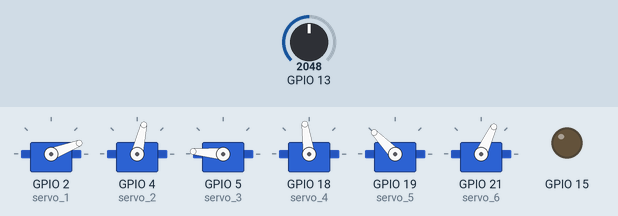
Simulated run of this sketch. Board: ESP32. Shown: 6 × servo, output pins drawn as LEDs (lit = HIGH). The test bench sets the inputs (shaded band); at power-on: GPIO 13 = 2048. What the sketch prints to the serial monitor is not drawn.

Above: at 1.2 s.
1.3 s: GPIO 13 set to 2104
At 2.3 s:
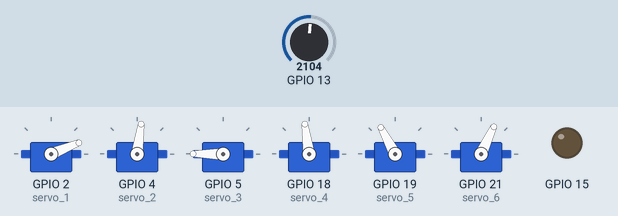
4.3 s: GPIO 13 set to 2047
At 6.0 s:
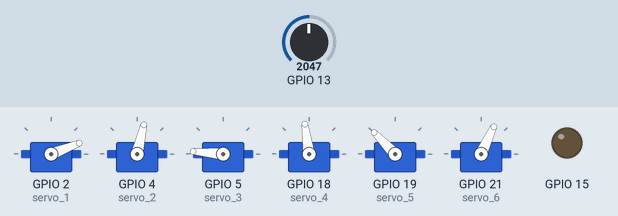
7.3 s: GPIO 13 set to 1228
At 8.5 s:
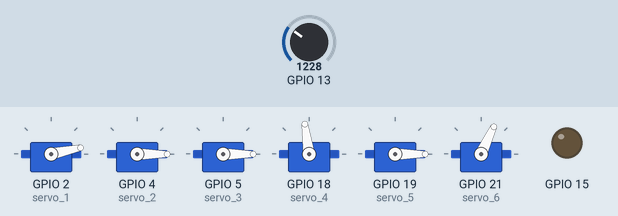
10.3 s: GPIO 13 set to 2866
At 12.2 s:
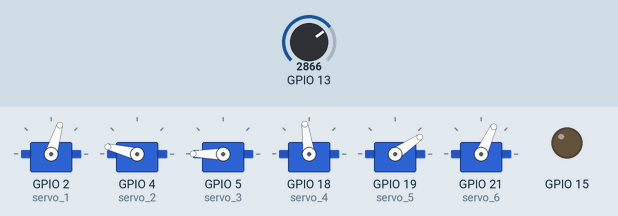
13.3 s: GPIO 13 set to 3603
At 14.7 s:
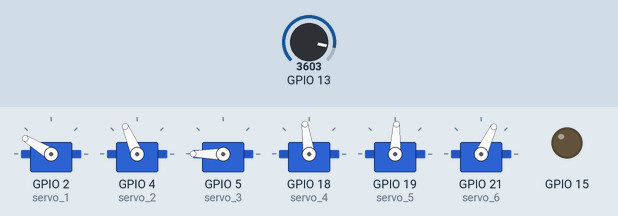
Timing chart, 0 to 17.3 s (numbered marks = the images above; inputs shaded):
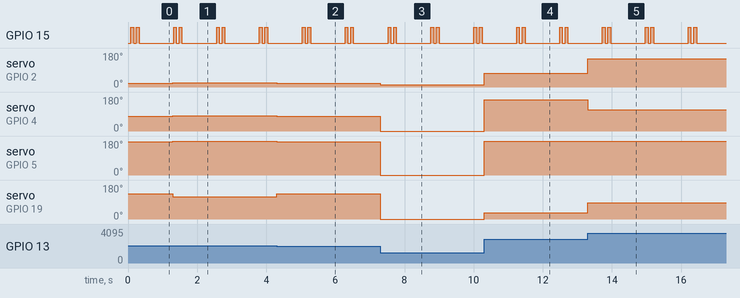

Measured:
- the behaviour switches between 2071 and 2072 on GPIO 13 (found by bisection; images 0 and 1)
- after the input at 1.3 s, servo on GPIO 2 (servo_1): 21° → 22° at once; servo on GPIO 4 (servo_2): 77° → 82° at once; servo on GPIO 5 (servo_3): 175° → 180° at once; servo on GPIO 19 (servo_5): 134° → 118° at once
- after the input at 4.3 s, servo on GPIO 2 (servo_1): 22° → 21° at once; servo on GPIO 4 (servo_2): 82° → 77° at once; servo on GPIO 5 (servo_3): 180° → 175° at once; servo on GPIO 19 (servo_5): 118° → 134° at once
- after the input at 7.3 s, servo on GPIO 2 (servo_1): 21° → 12° at once; servo on GPIO 4 (servo_2): 77° → 0° at once; servo on GPIO 5 (servo_3): 175° → 0° at once; servo on GPIO 19 (servo_5): 134° → 0° at once
- after the input at 10.3 s, servo on GPIO 2 (servo_1): 12° → 73° at once; servo on GPIO 4 (servo_2): 0° → 166° at once; servo on GPIO 5 (servo_3): 0° → 180° at once; servo on GPIO 19 (servo_5): 0° → 34° at once
- after the input at 13.3 s, servo on GPIO 2 (servo_1): 73° → 149° at once; servo on GPIO 4 (servo_2): 166° → 113° at once; servo on GPIO 19 (servo_5): 34° → 87° at once
- by itself, GPIO 15: repeats every 1.2 s: LOW 0.08 s, HIGH 0.08 s, LOW 1.0 s, HIGH 0.08 s

The sketch:

Robotic_arm_code.ino
```cpp
/*Written by Jorge Sánchez Encinas*/
#include <Arduino.h>
#include <ESP32Servo.h>
#include "Led.h"
#include "InverseKinematics.h"

Servo servo_1;
Servo servo_2;
Servo servo_3;
Servo servo_4;
Servo servo_5;
Servo servo_6;

Led led(15);
InverseKinematics InverseKinematics(12, 12);

void setup() {
  led.begin();
  Serial.begin(115200);

  servo_1.attach(2);
  servo_2.attach(4);
  servo_3.attach(5);
  servo_4.attach(18);
  servo_5.attach(19);
  servo_6.attach(21);
}

void loop() {
  led.stand_by_mode();

  int potenciometerValue = map(analogRead(13), 4095, 1887, -30, 30);
  //Serial.println(potenciometerValue);

  InverseKinematics.calculate_IK(potenciometerValue, 10.00, 10.00, 0);

  //Serial.println(servo_5.read());

  servo_1.write(InverseKinematics.servo_1_angle());
  servo_2.write(InverseKinematics.servo_2_angle());
  servo_3.write(InverseKinematics.servo_3_angle());
  servo_4.write(InverseKinematics.servo_4_angle());
  servo_5.write(InverseKinematics.servo_5_angle());
  servo_6.write(InverseKinematics.servo_6_angle());
}
```

InverseKinematics.cpp
```cpp
/*
  Led.h - Library for flashing led's
  Created by Jorge E. Sánchez
*/
#include "InverseKinematics.h"

const int shoulderOffset = 0;//-4;
const int elbowOffset = 0;//-8;
const byte twistRistOffset = 8;
const byte pitchWristOffset = 21;//25;

//Begining of angle calculations according to x, y, z coordinates
float rotationAngle = 90;
float shoulderAngle = 90;
float elbowAngle = 90;
float wristPitchAngle = 90;

int gripperAngle = 170;
float gripperLength = 8.5;

byte currentCuadrant; //(I, II, III, IV)

double hST1; //Hypotenuse of Subtriangle 1
double hST2; //Hypotenuse of Subtriangle 2
double K; //Angle located in  Sub Triangle 2 and Triangle 1 (angle mirrored)
double ak; //Line which is divisor in between Triangle 1 and Triangle 2
double BT1;
double AT1;
double AT2;
double BT2;
double CT2;
//End of angle calculations according to x, y, z coordinates


InverseKinematics::InverseKinematics(double armLength, double forearmLength){
  _armLength = armLength;
  _forearmLength = forearmLength;
}

void InverseKinematics::calculate_IK(float x, float y, float z, int gripperState) {
  _x = x;
  _y = y;
  _z = z;
  _gripperState = gripperState;

//Beginning of calculations to get the current length of the gripper (as it oscillates depending on it's state)
  if(_gripperState > 5){
    _gripperState = 5;
  }
  else if(_gripperState < 0){
    _gripperState = 0;
  }

  gripperAngle = (21 * _gripperState) + 65;

  gripperLength = (-(gripperAngle / 27) + (360 / 27))+1.5;
  //Gripper limits
  if(gripperAngle >= 170){gripperAngle = 170;}
  else if(gripperAngle <= 65){gripperAngle = 65;}
//End of calculations to get the current length of the gripper (as it oscillates depending on it's state)


//Beginning of localization of CUADRANT on the plane (I, II, III, IV)
    rotationAngle = 180 * (atan(abs(y/x))) / PI;
    if(_x>=0){
      if(_y>0){    //If angle is located on the ++ CUADRANT of the plane CUADRANT I
        currentCuadrant = 1;
      }
      else if(_y<=0){   //If angle is located on the +- CUADRANT of the plane CUADRANT IV
        rotationAngle = 180 - rotationAngle;
        currentCuadrant = 4;
      }
    }
    else if(_x<0){
      if(+y>=0){   //If angle is located on the -+ CUADRANT of the plane CUADRANT II
        rotationAngle = 180 - rotationAngle;
        currentCuadrant = 2;
      }
      else if(_y<0){  //If angle is located on the -- CUADRANT of the plane CUADRANT III
        currentCuadrant = 3;
      }
    }
//End of localization of CUADRANT on the plane (I, II, III, IV)


//Beginning of calculations to get the angles required for the servo 2,3,4
  if(currentCuadrant == 3 || currentCuadrant == 4){
    _x = abs(_x);
    _y = abs(_y);
    //_z = abs(_z);
    hST1 = sqrt(sq(_x) + sq(_y));
    hST2 = sqrt(sq(hST1) + sq(_z));
    K = asin(_z/hST2);
    ak = sqrt(sq(gripperLength) +  sq(hST2) - 2*(gripperLength)*(hST2) * cos(K));
    BT1 = acos((sq(gripperLength) + sq(ak) - sq(hST2)) / (2 * gripperLength * ak));
    AT1 = PI - (BT1 + K);
    AT2 = acos((sq(12) + sq(12) - sq(ak)) / (2 * 12 *  12));
    BT2 = acos((sq(ak) + sq(12) - sq(12)) / (2 * ak * 12));
    CT2 = BT2;

    shoulderAngle = 180 - ((K + AT1 + CT2) * (180 / PI));
    elbowAngle = (((AT2) * (180 / PI)) - 90);
    wristPitchAngle = 180 - ((BT2 + BT1) * (180 / PI) - 75);
  }
  else if(currentCuadrant == 1 || currentCuadrant == 2){
    hST1 = sqrt(sq(_x) + sq(_y));
    hST2 = sqrt(sq(hST1) + sq(_z));
    K = asin(_z/hST2);
    ak = sqrt(sq(gripperLength) +  sq(hST2) - 2*(gripperLength)*(hST2) * cos(K));
    BT1 = acos((sq(gripperLength) + sq(ak) - sq(hST2)) / (2 * gripperLength * ak));
    AT1 = PI - (BT1 + K);
    AT2 = acos((sq(12) + sq(12) - sq(ak)) / (2 * 12 *  12));
    BT2 = acos((sq(ak) + sq(12) - sq(12)) / (2 * ak * 12));
    CT2 = BT2;

    shoulderAngle = (((K + AT1 + CT2) * (180 / PI)));
    elbowAngle = 180 - (((AT2) * (180 / PI)) - 90);
    wristPitchAngle = (BT2 + BT1) * (180 / PI) - 75;
  }

  if(elbowAngle < 0){
    elbowAngle = 0;
    wristPitchAngle = abs(shoulderAngle - 180);
  }
  else if(elbowAngle > 180){
    elbowAngle = 180;
    wristPitchAngle = abs(shoulderAngle - 180);
  }

Serial.println(gripperAngle);
//End of calculations to get the angles required for the servo 2,3,4

}

double InverseKinematics::servo_1_angle(){
  return rotationAngle;
}

double InverseKinematics::servo_2_angle(){
  return shoulderAngle + shoulderOffset;
}

double InverseKinematics::servo_3_angle(){
  return elbowAngle + elbowOffset;
}

double InverseKinematics::servo_4_angle(){
  return 90 + twistRistOffset;
}

double InverseKinematics::servo_5_angle(){
  return wristPitchAngle + pitchWristOffset;
}

double InverseKinematics::servo_6_angle(){
  return gripperAngle; //70-172
}
```

InverseKinematics.h
```cpp
/*
  InverseKinematics.h - Library for calculating each servo's angle
  Created by Jorge E. Sánchez
*/
#ifndef InverseKinematics_h
#define InverseKinematics_h

#include "Arduino.h"

class InverseKinematics {
  public:
    InverseKinematics(double armLength, double forearmLength);
    void calculate_IK(float x, float y, float z, int gripperState);
    double servo_1_angle();
    double servo_2_angle();
    double servo_3_angle();
    double servo_4_angle();
    double servo_5_angle();
    double servo_6_angle();

  private:
    double _armLength, _forearmLength, _gripperState;
    float _x, _y, _z;
};

#endif
```

Led.cpp
```cpp
/*
  Led.h - Library for flashing led's
  Created by Jorge E. Sánchez
*/

#include "Arduino.h"
#include "Led.h"

unsigned long currentTime;
unsigned long ledPreviousTime = 0;
byte ledStepFlag = 0;

Led::Led(int pin)
{
  _pin = pin;
}

void Led::begin()
{
  pinMode(_pin, OUTPUT);
}

void Led::stand_by_mode(){
  currentTime = millis();

  if(ledStepFlag == 0 && currentTime - ledPreviousTime >= 80UL){
    digitalWrite(_pin, HIGH);
    ledStepFlag = 1;
    ledPreviousTime = currentTime;
  }
  else if(ledStepFlag == 1 && currentTime - ledPreviousTime >= 80UL){
    digitalWrite(_pin, LOW);
    ledStepFlag = 2;
    ledPreviousTime = currentTime;
  }
  else if(ledStepFlag == 2 && currentTime - ledPreviousTime >= 80UL){
    digitalWrite(_pin, HIGH);
    ledStepFlag = 3;
    ledPreviousTime = currentTime;
  }
  else if(ledStepFlag == 3 && currentTime - ledPreviousTime >= 80UL){
    digitalWrite(_pin, LOW);
    ledStepFlag = 4;
    ledPreviousTime = currentTime;
  }
  else if(ledStepFlag == 4 && currentTime - ledPreviousTime >= 920UL){
    digitalWrite(_pin, LOW);
    ledStepFlag = 0;
    ledPreviousTime = currentTime;
  }
}
```

Led.h
```cpp
/*
  Led.h - Library for flashing led's
  Created by Jorge E. Sánchez
*/
#ifndef Led_h
#define Led_h

#include "Arduino.h"

class Led
{
  public:
    Led(int pin);
    void begin();
    void stand_by_mode();
  private:
    int _pin;
};

#endif
```
